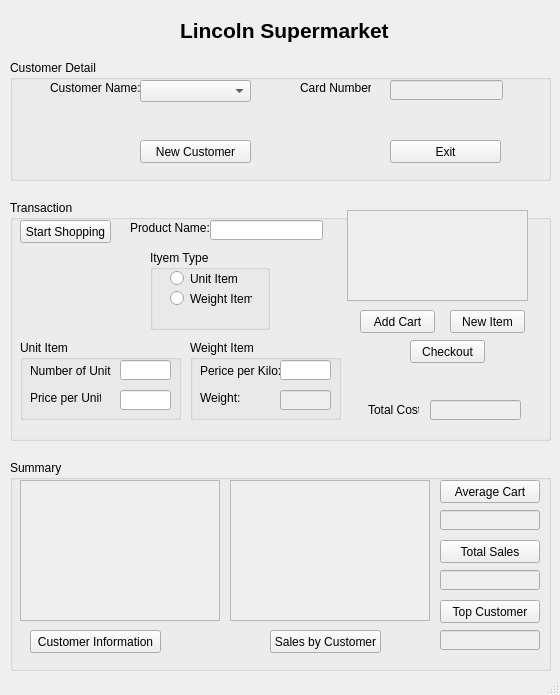
<?xml version="1.0" encoding="UTF-8"?>
<ui version="4.0">
 <class>MainWindow</class>
 <widget class="QMainWindow" name="MainWindow">
  <property name="geometry">
   <rect>
    <x>0</x>
    <y>0</y>
    <width>560</width>
    <height>695</height>
   </rect>
  </property>
  <property name="windowTitle">
   <string>MainWindow</string>
  </property>
  <widget class="QWidget" name="centralwidget">
   <property name="enabled">
    <bool>true</bool>
   </property>
   <widget class="QGroupBox" name="groupBoxCusDetails">
    <property name="geometry">
     <rect>
      <x>10</x>
      <y>60</y>
      <width>541</width>
      <height>121</height>
     </rect>
    </property>
    <property name="title">
     <string>Customer Detail</string>
    </property>
    <widget class="QLabel" name="labelCusName">
     <property name="geometry">
      <rect>
       <x>40</x>
       <y>20</y>
       <width>91</width>
       <height>16</height>
      </rect>
     </property>
     <property name="focusPolicy">
      <enum>Qt::StrongFocus</enum>
     </property>
     <property name="text">
      <string>Customer Name:</string>
     </property>
    </widget>
    <widget class="QComboBox" name="comboBoxCusName">
     <property name="geometry">
      <rect>
       <x>130</x>
       <y>20</y>
       <width>111</width>
       <height>22</height>
      </rect>
     </property>
     <property name="maxVisibleItems">
      <number>20</number>
     </property>
    </widget>
    <widget class="QLabel" name="labelCardNum">
     <property name="geometry">
      <rect>
       <x>290</x>
       <y>20</y>
       <width>71</width>
       <height>16</height>
      </rect>
     </property>
     <property name="text">
      <string>Card Number:</string>
     </property>
    </widget>
    <widget class="QLineEdit" name="lineEditCardNum">
     <property name="enabled">
      <bool>false</bool>
     </property>
     <property name="geometry">
      <rect>
       <x>380</x>
       <y>20</y>
       <width>113</width>
       <height>20</height>
      </rect>
     </property>
    </widget>
    <widget class="QPushButton" name="pushButtonNewCustomer">
     <property name="geometry">
      <rect>
       <x>130</x>
       <y>80</y>
       <width>111</width>
       <height>23</height>
      </rect>
     </property>
     <property name="text">
      <string>New Customer</string>
     </property>
    </widget>
    <widget class="QPushButton" name="pushButtonExit">
     <property name="geometry">
      <rect>
       <x>380</x>
       <y>80</y>
       <width>111</width>
       <height>23</height>
      </rect>
     </property>
     <property name="text">
      <string>Exit</string>
     </property>
    </widget>
   </widget>
   <widget class="QLabel" name="labelTopHeading">
    <property name="geometry">
     <rect>
      <x>180</x>
      <y>10</y>
      <width>230</width>
      <height>41</height>
     </rect>
    </property>
    <property name="font">
     <font>
      <pointsize>16</pointsize>
      <weight>75</weight>
      <bold>true</bold>
     </font>
    </property>
    <property name="text">
     <string>Lincoln Supermarket</string>
    </property>
   </widget>
   <widget class="QGroupBox" name="groupBoxTransaction">
    <property name="enabled">
     <bool>true</bool>
    </property>
    <property name="geometry">
     <rect>
      <x>10</x>
      <y>200</y>
      <width>541</width>
      <height>241</height>
     </rect>
    </property>
    <property name="title">
     <string>Transaction</string>
    </property>
    <widget class="QLabel" name="labelProductName">
     <property name="geometry">
      <rect>
       <x>120</x>
       <y>20</y>
       <width>81</width>
       <height>16</height>
      </rect>
     </property>
     <property name="text">
      <string>Product Name:</string>
     </property>
    </widget>
    <widget class="QLineEdit" name="lineEditProductName">
     <property name="enabled">
      <bool>true</bool>
     </property>
     <property name="geometry">
      <rect>
       <x>200</x>
       <y>20</y>
       <width>113</width>
       <height>20</height>
      </rect>
     </property>
    </widget>
    <widget class="QGroupBox" name="groupBoxItyemType">
     <property name="geometry">
      <rect>
       <x>140</x>
       <y>50</y>
       <width>120</width>
       <height>80</height>
      </rect>
     </property>
     <property name="title">
      <string>Ityem Type</string>
     </property>
     <widget class="QRadioButton" name="radioButtonUnit">
      <property name="enabled">
       <bool>true</bool>
      </property>
      <property name="geometry">
       <rect>
        <x>20</x>
        <y>20</y>
        <width>82</width>
        <height>17</height>
       </rect>
      </property>
      <property name="text">
       <string>Unit Item</string>
      </property>
     </widget>
     <widget class="QRadioButton" name="radioButtonWeight">
      <property name="enabled">
       <bool>true</bool>
      </property>
      <property name="geometry">
       <rect>
        <x>20</x>
        <y>40</y>
        <width>82</width>
        <height>17</height>
       </rect>
      </property>
      <property name="text">
       <string>Weight Item</string>
      </property>
     </widget>
    </widget>
    <widget class="QPlainTextEdit" name="plainTextEditCartItems">
     <property name="enabled">
      <bool>false</bool>
     </property>
     <property name="geometry">
      <rect>
       <x>337</x>
       <y>10</y>
       <width>181</width>
       <height>91</height>
      </rect>
     </property>
     <property name="plainText">
      <string/>
     </property>
    </widget>
    <widget class="QGroupBox" name="groupBoxUnit">
     <property name="geometry">
      <rect>
       <x>10</x>
       <y>140</y>
       <width>161</width>
       <height>80</height>
      </rect>
     </property>
     <property name="title">
      <string>Unit Item</string>
     </property>
     <widget class="QLabel" name="labelNumUnits">
      <property name="geometry">
       <rect>
        <x>10</x>
        <y>20</y>
        <width>81</width>
        <height>21</height>
       </rect>
      </property>
      <property name="text">
       <string>Number of Units:</string>
      </property>
     </widget>
     <widget class="QLineEdit" name="lineEditNumUnits">
      <property name="geometry">
       <rect>
        <x>100</x>
        <y>20</y>
        <width>51</width>
        <height>20</height>
       </rect>
      </property>
     </widget>
     <widget class="QLabel" name="labelPricePerUnit">
      <property name="geometry">
       <rect>
        <x>10</x>
        <y>50</y>
        <width>71</width>
        <height>16</height>
       </rect>
      </property>
      <property name="text">
       <string>Price per Unit:</string>
      </property>
     </widget>
     <widget class="QLineEdit" name="lineEditPricePerUnit">
      <property name="geometry">
       <rect>
        <x>100</x>
        <y>50</y>
        <width>51</width>
        <height>20</height>
       </rect>
      </property>
     </widget>
    </widget>
    <widget class="QGroupBox" name="groupBoxWeight">
     <property name="enabled">
      <bool>true</bool>
     </property>
     <property name="geometry">
      <rect>
       <x>180</x>
       <y>140</y>
       <width>151</width>
       <height>80</height>
      </rect>
     </property>
     <property name="title">
      <string>Weight Item</string>
     </property>
     <widget class="QLabel" name="labelKilo">
      <property name="geometry">
       <rect>
        <x>10</x>
        <y>20</y>
        <width>81</width>
        <height>21</height>
       </rect>
      </property>
      <property name="text">
       <string>Perice per Kilo:</string>
      </property>
     </widget>
     <widget class="QLineEdit" name="lineEditPricePerKilo">
      <property name="geometry">
       <rect>
        <x>90</x>
        <y>20</y>
        <width>51</width>
        <height>20</height>
       </rect>
      </property>
     </widget>
     <widget class="QLabel" name="labelWeight">
      <property name="geometry">
       <rect>
        <x>10</x>
        <y>50</y>
        <width>71</width>
        <height>16</height>
       </rect>
      </property>
      <property name="text">
       <string>Weight:</string>
      </property>
     </widget>
     <widget class="QLineEdit" name="lineEditWeight">
      <property name="enabled">
       <bool>false</bool>
      </property>
      <property name="geometry">
       <rect>
        <x>90</x>
        <y>50</y>
        <width>51</width>
        <height>20</height>
       </rect>
      </property>
     </widget>
    </widget>
    <widget class="QPushButton" name="pushButtonAddCart">
     <property name="geometry">
      <rect>
       <x>350</x>
       <y>110</y>
       <width>75</width>
       <height>23</height>
      </rect>
     </property>
     <property name="text">
      <string>Add Cart</string>
     </property>
    </widget>
    <widget class="QPushButton" name="pushButtonNewItem">
     <property name="geometry">
      <rect>
       <x>440</x>
       <y>110</y>
       <width>75</width>
       <height>23</height>
      </rect>
     </property>
     <property name="text">
      <string>New Item</string>
     </property>
    </widget>
    <widget class="QPushButton" name="pushButtonCheckOut">
     <property name="geometry">
      <rect>
       <x>400</x>
       <y>140</y>
       <width>75</width>
       <height>23</height>
      </rect>
     </property>
     <property name="text">
      <string>Checkout</string>
     </property>
    </widget>
    <widget class="QLabel" name="labelTotal">
     <property name="geometry">
      <rect>
       <x>358</x>
       <y>200</y>
       <width>51</width>
       <height>20</height>
      </rect>
     </property>
     <property name="text">
      <string>Total Cost:</string>
     </property>
    </widget>
    <widget class="QLineEdit" name="lineEditTotalCost">
     <property name="enabled">
      <bool>false</bool>
     </property>
     <property name="geometry">
      <rect>
       <x>420</x>
       <y>200</y>
       <width>91</width>
       <height>20</height>
      </rect>
     </property>
     <property name="text">
      <string/>
     </property>
    </widget>
    <widget class="QPushButton" name="pushButtonStartShopping">
     <property name="geometry">
      <rect>
       <x>10</x>
       <y>20</y>
       <width>91</width>
       <height>23</height>
      </rect>
     </property>
     <property name="text">
      <string>Start Shopping</string>
     </property>
    </widget>
   </widget>
   <widget class="QGroupBox" name="groupBoxSummary">
    <property name="geometry">
     <rect>
      <x>10</x>
      <y>460</y>
      <width>541</width>
      <height>211</height>
     </rect>
    </property>
    <property name="title">
     <string>Summary</string>
    </property>
    <widget class="QPushButton" name="pushButtonTotalSales">
     <property name="geometry">
      <rect>
       <x>430</x>
       <y>80</y>
       <width>100</width>
       <height>23</height>
      </rect>
     </property>
     <property name="text">
      <string>Total Sales</string>
     </property>
    </widget>
    <widget class="QPushButton" name="pushButtonTopCustomer">
     <property name="geometry">
      <rect>
       <x>430</x>
       <y>140</y>
       <width>100</width>
       <height>23</height>
      </rect>
     </property>
     <property name="text">
      <string>Top Customer</string>
     </property>
    </widget>
    <widget class="QPushButton" name="pushButtonAverageCart">
     <property name="geometry">
      <rect>
       <x>430</x>
       <y>20</y>
       <width>100</width>
       <height>23</height>
      </rect>
     </property>
     <property name="text">
      <string>Average Cart</string>
     </property>
    </widget>
    <widget class="QPushButton" name="pushButtonSalesbyCustomer">
     <property name="geometry">
      <rect>
       <x>260</x>
       <y>170</y>
       <width>111</width>
       <height>23</height>
      </rect>
     </property>
     <property name="text">
      <string>Sales by Customer</string>
     </property>
    </widget>
    <widget class="QPushButton" name="pushButtonCustomerInformation">
     <property name="geometry">
      <rect>
       <x>20</x>
       <y>170</y>
       <width>131</width>
       <height>23</height>
      </rect>
     </property>
     <property name="text">
      <string>Customer Information</string>
     </property>
    </widget>
    <widget class="QPlainTextEdit" name="plainTextEditCusInfo">
     <property name="enabled">
      <bool>false</bool>
     </property>
     <property name="geometry">
      <rect>
       <x>10</x>
       <y>20</y>
       <width>200</width>
       <height>141</height>
      </rect>
     </property>
     <property name="plainText">
      <string/>
     </property>
    </widget>
    <widget class="QPlainTextEdit" name="plainTextEditSalesByCus">
     <property name="enabled">
      <bool>false</bool>
     </property>
     <property name="geometry">
      <rect>
       <x>220</x>
       <y>20</y>
       <width>200</width>
       <height>141</height>
      </rect>
     </property>
    </widget>
    <widget class="QLineEdit" name="lineEditAvgCart">
     <property name="enabled">
      <bool>false</bool>
     </property>
     <property name="geometry">
      <rect>
       <x>430</x>
       <y>50</y>
       <width>100</width>
       <height>20</height>
      </rect>
     </property>
    </widget>
    <widget class="QLineEdit" name="lineEditTotalsales">
     <property name="enabled">
      <bool>false</bool>
     </property>
     <property name="geometry">
      <rect>
       <x>430</x>
       <y>110</y>
       <width>100</width>
       <height>20</height>
      </rect>
     </property>
    </widget>
    <widget class="QLineEdit" name="lineEditTopCus">
     <property name="enabled">
      <bool>false</bool>
     </property>
     <property name="geometry">
      <rect>
       <x>430</x>
       <y>170</y>
       <width>100</width>
       <height>20</height>
      </rect>
     </property>
    </widget>
   </widget>
  </widget>
  <widget class="QMenuBar" name="menubar">
   <property name="geometry">
    <rect>
     <x>0</x>
     <y>0</y>
     <width>560</width>
     <height>21</height>
    </rect>
   </property>
  </widget>
  <widget class="QStatusBar" name="statusbar"/>
 </widget>
 <resources/>
 <connections/>
</ui>
